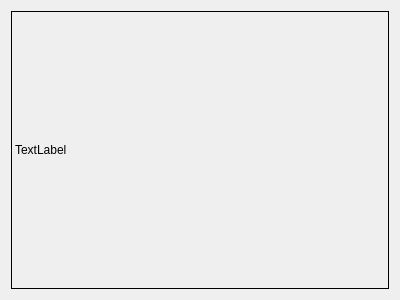
<?xml version="1.0" encoding="UTF-8"?>
<ui version="4.0">
 <class>Widget</class>
 <widget class="QWidget" name="Widget">
  <property name="geometry">
   <rect>
    <x>0</x>
    <y>0</y>
    <width>400</width>
    <height>300</height>
   </rect>
  </property>
  <property name="windowTitle">
   <string>Widget</string>
  </property>
  <layout class="QVBoxLayout" name="verticalLayout">
   <item>
    <widget class="MyLable" name="label">
     <property name="frameShape">
      <enum>QFrame::Box</enum>
     </property>
     <property name="text">
      <string>TextLabel</string>
     </property>
    </widget>
   </item>
  </layout>
 </widget>
 <layoutdefault spacing="6" margin="11"/>
 <customwidgets>
  <customwidget>
   <class>MyLable</class>
   <extends>QLabel</extends>
   <header location="global">mylable.h</header>
  </customwidget>
 </customwidgets>
 <resources/>
 <connections/>
</ui>
